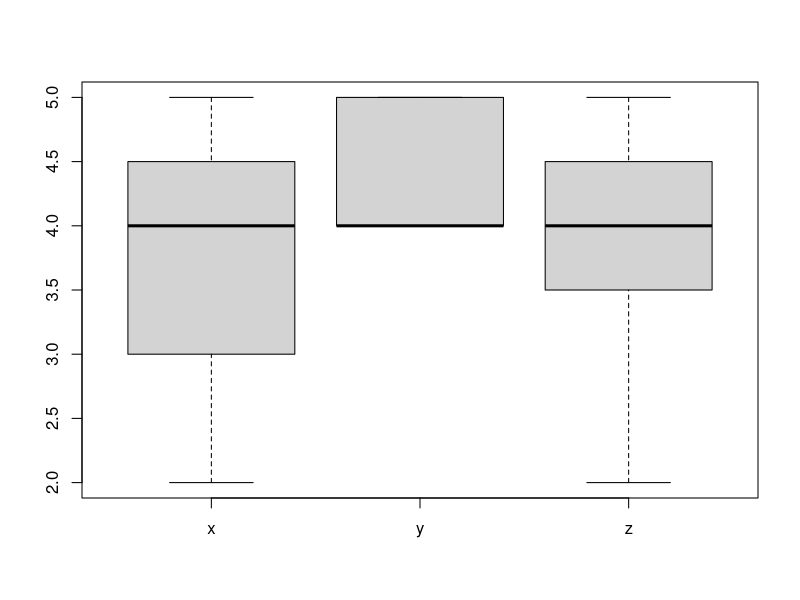

Source code (R):
#!/usr/bin/r

x = c(4,3,4,5,2,3,4,5)
y = c(4,4,5,5,4,5,4,4)
z = c(3,4,2,4,5,5,4,4)
scores = data.frame(x,y,z)
boxplot(scores)

scores = stack(scores)
names(scores)
# matrix
oneway.test(values ~ ind, data=scores, var.equal=T)

df = stack(data.frame(x,y,z)) # prepare the data
oneway.test(values ~ ind, data=df,var.equal=T)


anova(lm(values ~ ind, data=df))


kruskal.test(values ~ ind, data=df)

data(mtcars)
names(mtcars)

make.t = function(x,mu) {(mean(x)-mu)/( sqrt(var(x)/length(x)))}
mu = 1;x=rnorm(100,mu,1)
make.t(x,mu)

mu = 10;x=rexp(100,1/mu);make.t(x,mu)

results = c()
# initialize the results vector
for (i in 1:200) results[i] = make.t(rexp(100,1/mu),mu)

.First <- function() print("Hola")
.Last <- function() print("Hasta La Vista")

td <- function (x) sqrt(var(x))
data <- c(1,3,2,4,1,4,6)

hello.world <- function() print("hello world")
hello.world()


hello.have <- function(name="world") print(paste("hello ",name))
hello.have()


sim.t <- function(n) {
   mu <- 10;sigma<-5;
   X <- rnorm(n,mu,sigma)
   (mean(X) - mu)/(sd(X)/n)
}
sim.t(4)


sim.t <- function(n,mu=10,sigma=5) {
  X <- rnorm(n,mu,sigma)
  (mean(X) - mu)/(sd(X)/n)
}

sim.t(4)
sim.t(4,3,10)
sim.t(4,5)
sim.t(4,sigma=100)
sim.t(4,sigma=100,mu=1)


plot.f <- function(f,a,b,...) {
  xvals<-seq(a,b,length=100)
  plot(xvals,f(xvals),type="l",...)
}

our.average <- function (x) sum(x)/length(x)
our.average(c(1,2,3))


silly.sum <- function (x) {
  ret <- 0; # Entering Data into R
  for (i in 1:length(x)) ret <- ret + x[i]
  ret
}
silly.sum(c(1,2,3,4))

